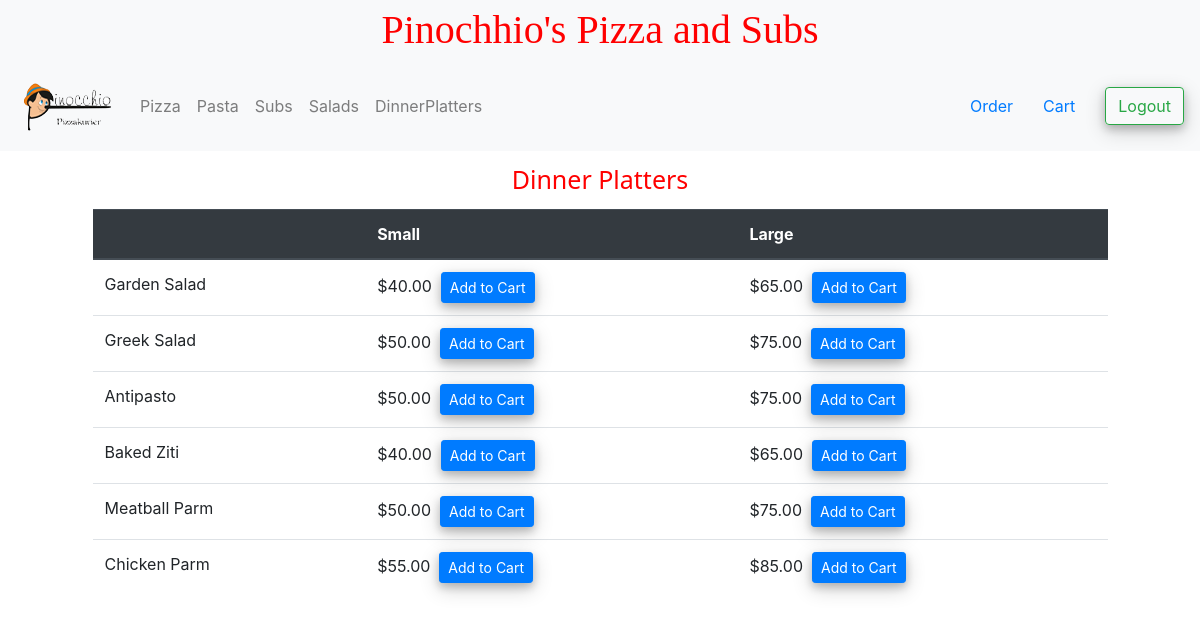
/dinnerplatters (signed in), run on the app's committed database.
### orders/models.py (models this page shows, shortened)
class DinnerPlatters(models.Model):
    dinner_platters = models.CharField(max_length=30)
    small_price = models.DecimalField(max_digits=5, decimal_places=2)
    large_price = models.DecimalField(max_digits=5, decimal_places=2)

### orders/views.py (the view)
# urls.py: path('dinnerplatters', views.dinner_platters, name="dinner_platters"),
def dinner_platters(request):
    if request.user.is_authenticated:
        dinner_platters = DinnerPlatters.objects.all()
        context = {
            'dinner_platters': dinner_platters
        }
        return render(request, 'orders/dinnerplatters.html', context)
    elif request.user.is_anonymous:
        return HttpResponseRedirect(reverse('login'))

### orders/templates/orders/dinnerplatters.html (shortened to what this page needs)
{% extends 'orders/baselayout.html' %}
{% block content %}
<p class="heading extra-heading">Dinner Platters</p>
<div class="container">
  <div class="row justify-content-center">
    <div class="col-11">
      <table class="table">
        <thead class="thead-dark">
          <tr>
            <th scope="col"></th>
            <th scope="col">Small</th>
            <th scope="col">Large</th>
          </tr>
        </thead>
        <tbody>
          {% for dplatters in dinner_platters %}
          <tr>
            <td>{{dplatters.dinner_platters}}</td>
            <td>${{dplatters.small_price}}&nbsp&nbsp{% csrf_token %}<button data-dish="{{dplatters.dinner_platters}}" data-type="" data-size="Small" data-price="{{dplatters.small_price}}" type="submit" class="btn btn-primary btn-sm">Add to Cart</button></td>
            <td>${{dplatters.large_price}}&nbsp&nbsp{% csrf_token %}<button data-dish="{{dplatters.dinner_platters}}" data-type="" data-size="Large" data-price="{{dplatters.large_price}}" type="submit" class="btn btn-primary btn-sm">Add to Cart</button></td>
          </tr>
          {% endfor %}
        </tbody>
      </table>
    </div>
  </div>
</div>
{% endblock %}

### static/css/custom.css (style rules this page uses)
.btn { box-shadow: 0 4px 8px 0 rgba(0, 0, 0, 0.2), 0 6px 20px 0 rgba(0, 0, 0, 0.19); }
.heading { margin-bottom: 10px; text-align:center; color:red; font-size:25px; font-weight:500; font-family:Segoe UI; }
.extra-heading { margin-top:10px; }
#menu-layout { background-repeat: no-repeat; background-size: cover; position: absolute; width:100%; height:100vh; }

### data on the page
DinnerPlatters: dinner_platters "Garden Salad", small_price "40.00", large_price "65.00"
DinnerPlatters: dinner_platters "Greek Salad", small_price "50.00", large_price "75.00"
DinnerPlatters: dinner_platters "Antipasto", small_price "50.00", large_price "75.00"
DinnerPlatters: dinner_platters "Baked Ziti", small_price "40.00", large_price "65.00"
DinnerPlatters: dinner_platters "Meatball Parm", small_price "50.00", large_price "75.00"
DinnerPlatters: dinner_platters "Chicken Parm", small_price "55.00", large_price "85.00"
